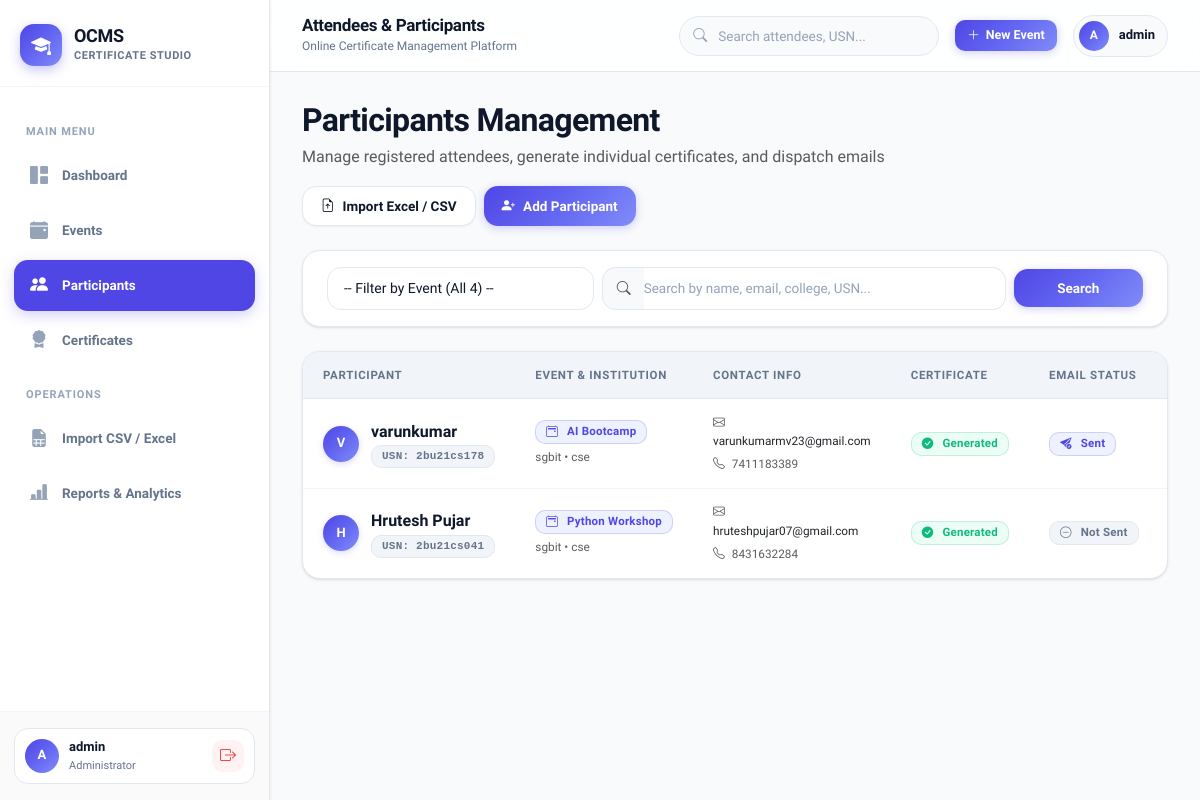
The app's page /participants/ (signed in), older data.
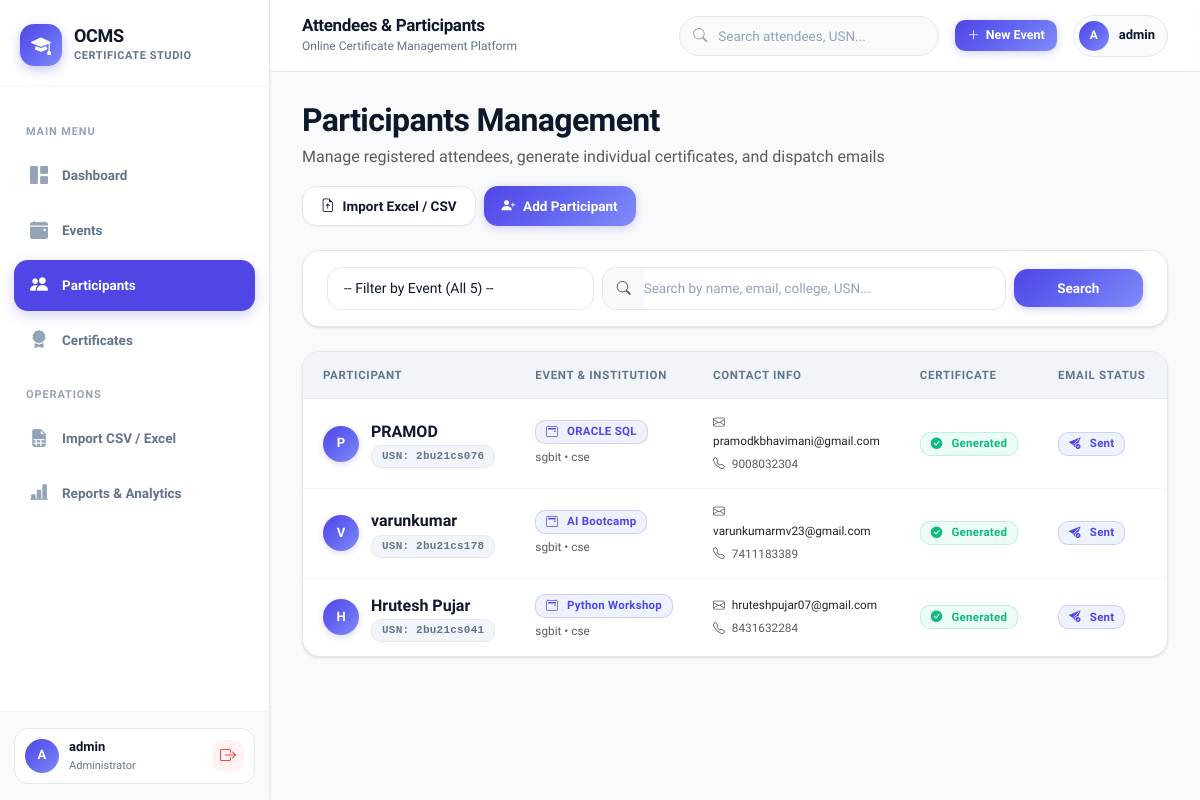
The same page, newer data.
### participants/models.py (models this page shows, shortened)
class Participant(models.Model):
    event = models.ForeignKey(
        Event,
        on_delete=models.CASCADE,
        related_name="participants"
    )
    full_name = models.CharField(max_length=200)
    email = models.EmailField(unique=True)
    phone = models.CharField(max_length=15)
    college = models.CharField(max_length=200)
    department = models.CharField(max_length=100)
    usn = models.CharField(
        max_length=50,
        blank=True,
        null=True
    )
    generated_certificate = models.ImageField(
    upload_to="certificates/",
    blank=True,
    null=True)
    certificate_generated = models.BooleanField(default=False)
    email_sent = models.BooleanField(default=False)
    created_at = models.DateTimeField(auto_now_add=True)

### events/models.py (models this page shows, shortened)
class Event(models.Model):
    title = models.CharField(max_length=200)
    description = models.TextField(blank=True, default="")
    venue = models.CharField(max_length=200)
    event_date = models.DateField()
    certificate_template = models.ImageField(
        upload_to="templates/",
        blank=True,
        null=True
    )
    is_active = models.BooleanField(default=True)
    name_x = models.IntegerField(default=0, blank=True)
    name_y = models.IntegerField(default=0, blank=True)
    event_x = models.IntegerField(default=0, blank=True)
    event_y = models.IntegerField(default=0, blank=True)
    date_x = models.IntegerField(default=0, blank=True)
    date_y = models.IntegerField(default=0, blank=True)
    certificate_id_x = models.IntegerField(default=0, blank=True)
    certificate_id_y = models.IntegerField(default=0, blank=True)
    name_font_size = models.IntegerField(default=60, blank=True)
    event_font_size = models.IntegerField(default=40, blank=True)
    date_font_size = models.IntegerField(default=30, blank=True)
    created_at = models.DateTimeField(auto_now_add=True)
    updated_at = models.DateTimeField(auto_now=True)

### participants/views.py (the view, shortened to what this page needs)
# urls.py: path("", views.participant_list, name="participant_list"),
@login_required
def participant_list(request):
    search = request.GET.get("search", "").strip()
    event_id = request.GET.get("event", "").strip()
    participants = Participant.objects.select_related("event").order_by("-id")
    if event_id:
        participants = participants.filter(event_id=event_id)
    paginator = Paginator(participants, 10)
    page_number = request.GET.get("page")
    page_obj = paginator.get_page(page_number)
    events = Event.objects.filter(is_active=True).order_by("-id")
    return render(
        request,
        "participants/participant_list.html",
        {
            "page_obj": page_obj,
            "search": search,
            "selected_event": event_id,
            "events": events,
        },
    )

### templates/participants/participant_list.html (shortened to what the changed rows need)
{% extends "dashboard/dashboard_base.html" %}
{% block dashboard_content %}
<div class="d-flex justify-content-between align-items-center mb-4 flex-wrap gap-3">
    <div>
        <h2 class="fw-bold mb-1">Participants Management</h2>
    </div>
</div>
<div class="dashboard-card mb-4">
    <div class="dashboard-card-body py-3">
        <form method="GET" class="row g-2 align-items-center">
            <div class="col-lg-4 col-md-5 col-sm-6">
                <select name="event" class="form-select" onchange="this.form.submit()">
                    <option value="">-- Filter by Event (All {{ events.count }}) --</option>
                </select>
            </div>
        </form>
    </div>
</div>
<div class="dashboard-card mb-4">
    <div class="table-responsive">
        <table class="dashboard-table">
            <thead>
                <tr>
                    <th>Participant</th>
                    <th>Event & Institution</th>
                    <th>Contact Info</th>
                    <th>Certificate</th>
                    <th>Email Status</th>
                    <th class="text-end">Actions</th>
                </tr>
            </thead>
            <tbody>
                {% for participant in page_obj %}
                <tr>
                    <td>
                        <div class="table-title">
                            <div class="avatar">
                                {{ participant.full_name|slice:":1"|upper }}
                            </div>
                            <div>
                                <strong class="fs-6 d-block">{{ participant.full_name }}</strong>
                                {% if participant.usn %}
                                <span class="badge badge-secondary font-monospace" style="font-size: 11px;">USN: {{ participant.usn }}</span>
                                {% endif %}
                            </div>
                        </div>
                    </td>
                    <td>
                        <div>
                            <span class="badge badge-primary">
                                <i class="bi bi-calendar2-event me-1"></i>
                                {{ participant.event.title|truncatechars:26 }}
                            </span>
                        </div>
                        <div class="text-muted small mt-1">
                            {{ participant.college|default:"-" }}
                            {% if participant.department %} • {{ participant.department }}{% endif %}
                        </div>
                    </td>
                    <td>
                        <div class="text-dark small"><i class="bi bi-envelope text-muted me-1"></i> {{ participant.email }}</div>
                        {% if participant.phone %}
                        <div class="text-muted small mt-1"><i class="bi bi-telephone text-muted me-1"></i> {{ participant.phone }}</div>
                        {% endif %}
                    </td>
                    <td>
                        {% if participant.certificate_generated %}
                            <span class="badge badge-success">
                                <i class="bi bi-check-circle-fill me-1"></i> Generated
                            </span>
                        {% else %}
                            <span class="badge badge-warning">
                                <i class="bi bi-hourglass-split me-1"></i> Pending
                            </span>
                        {% endif %}
                    </td>
                    <td>
                        {% if participant.email_sent %}
                            <span class="badge badge-primary">
                                <i class="bi bi-send-check-fill me-1"></i> Sent
                            </span>
                        {% else %}
                            <span class="badge badge-secondary">
                                <i class="bi bi-dash-circle me-1"></i> Not Sent
                            </span>
                        {% endif %}
                    </td>
                    <td class="text-end">
                    </td>
                </tr>
                {% endfor %}
            </tbody>
        </table>
    </div>
</div>
{% endblock %}

Row changes from the older to the newer data that the page shows:
added Participant: full_name "P", full_name "PRAMOD", usn "2bu21cs076", event "ORACLE SQL", college "sgbit", department "cse", email "pramodkbhavimani@gmail.com", phone "9008032304", certificate_generated True (drawn), email_sent True (drawn)
changed Participant "Hrutesh Pujar": email_sent "Not Sent" → "Sent"
Text that changed along with them:
form field event: "-- Filter by Event (All 4) --" → "-- Filter by Event (All 5) --"
